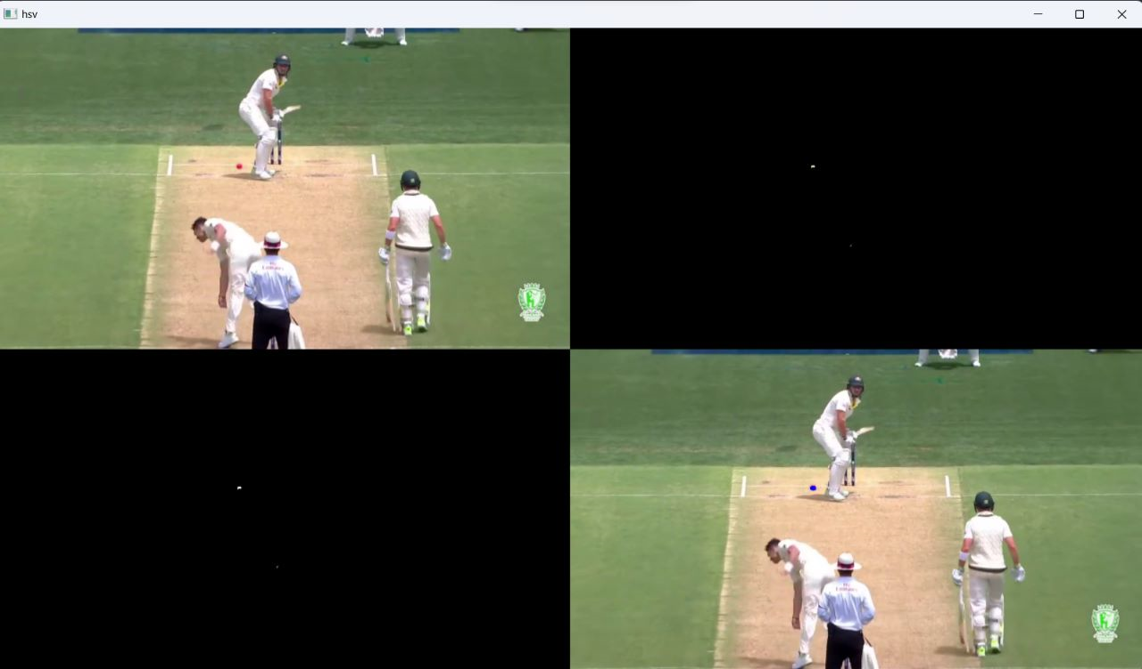
#> input picture Images/ball_detect.png, 1142 x 669 px
$ python -i batsman.py   (imports and definitions only)
#> lines starting #> are read from the running program, lines starting #| are printed output that depends on the picture; after the words box and inside, x2 and y2 are one past the last pixel; in counts of white or black regions, pixels touching at a corner belong together
#> further down, picture is the input picture: shape (669, 1142, 3); mean B, G, R 63.7, 81.1, 77.3
import cv2
import cvzone
from cvzone.ColorModule import ColorFinder
import numpy as np
from ballDetect import ballDetect


def batsmanDetect(img):
    imgGray = cv2.cvtColor(img, cv2.COLOR_BGR2RGB)
    imgBlur= cv2.GaussianBlur(imgGray, (5, 5), 1)
    imgThreshold = cv2.Canny(imgBlur, 112, 0)
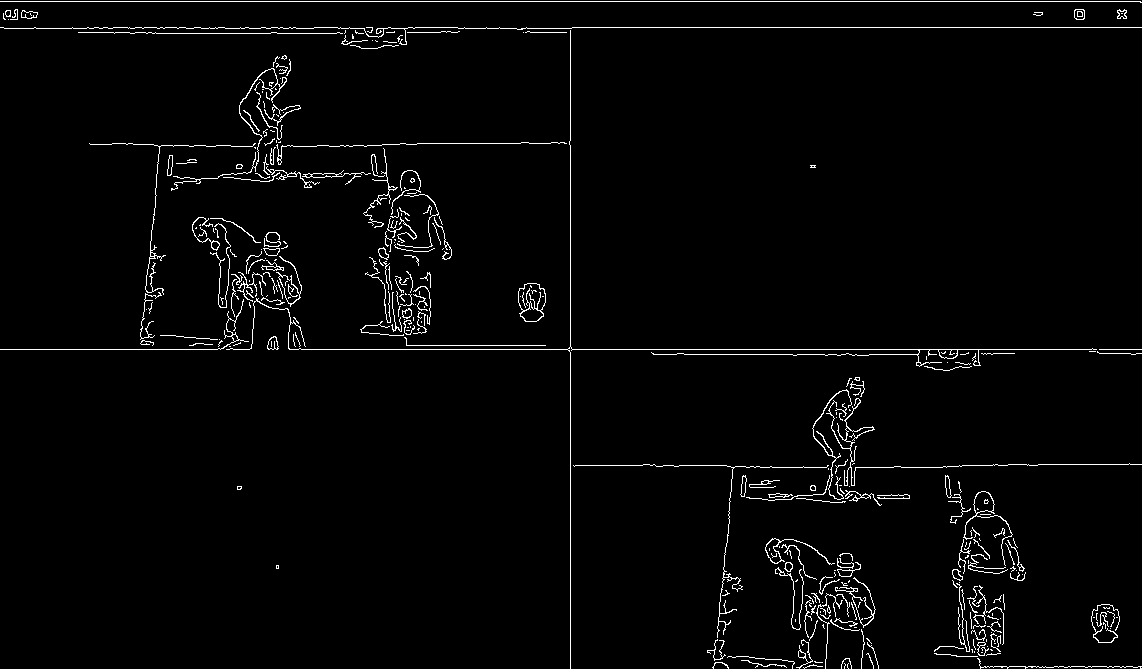
#> imgThreshold: shape (669, 1142); 2.4% white in thin lines or dots
    kernel = np.ones((5, 5))
    imgDial = cv2.dilate(imgThreshold, kernel, iterations = 2)
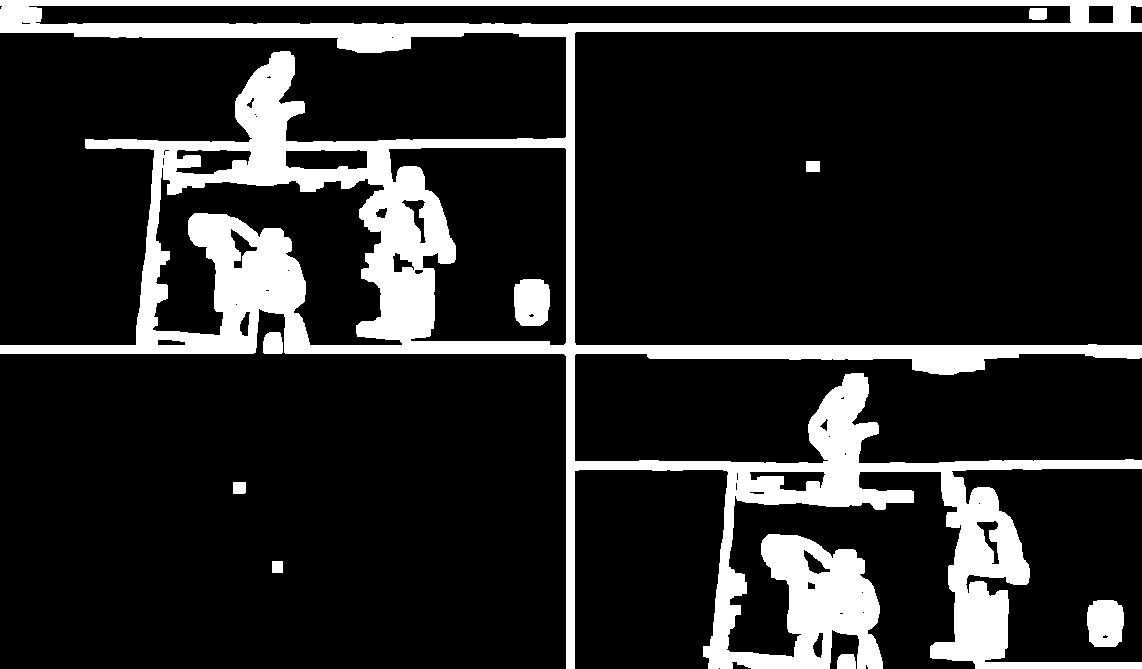
#> imgDial: shape (669, 1142); 16% white; 9 white regions, largest, box (x1, y1, x2, y2) and area: (0, 0, 1142, 669) 117748, (1087, 600, 1124, 647) 1523, (514, 279, 550, 326) 1506
    imgThreshold = cv2.erode(imgDial, kernel, iterations = 2)
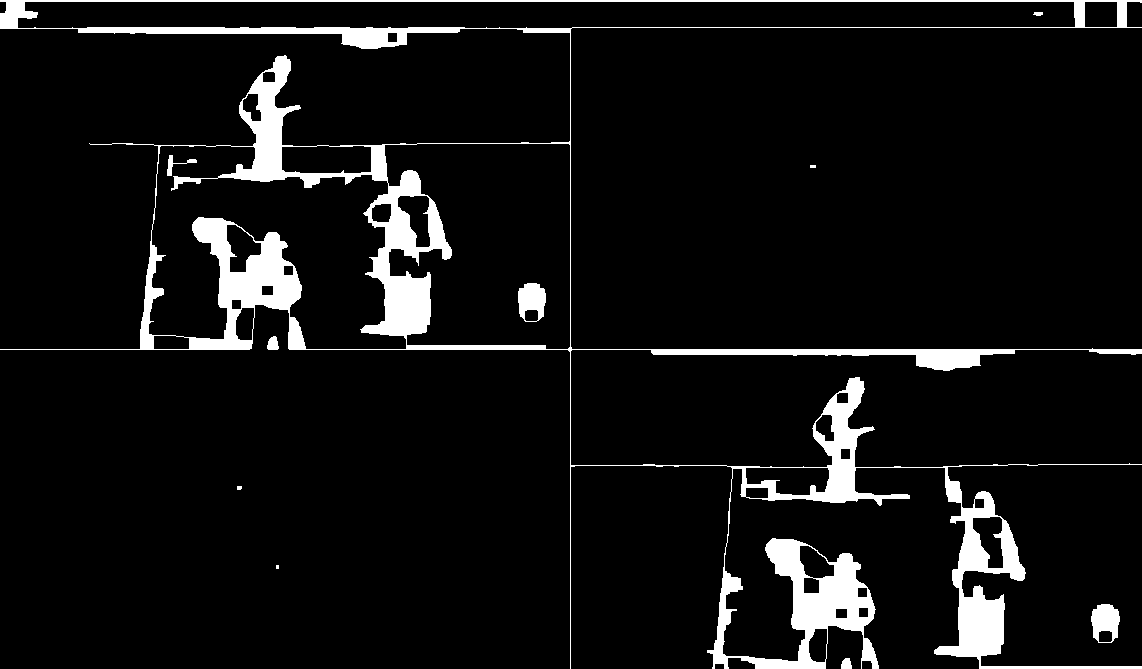
#> imgThreshold: shape (669, 1142); 7.1% white; 10 white regions (3 under 20 px), largest, box (x1, y1, x2, y2) and area: (0, 0, 1142, 669) 52222, (1091, 604, 1120, 643) 787, (518, 283, 546, 322) 778

    # lower = np.array([threshold1, threshold2, threshold3])
    # upper = np.array([threshold4, threshold5, threshold6 ])

    lower = np.array([112, 0, 181])
    upper = np.array([255, 255, 255])


    mask = cv2.inRange(imgGray, lower, upper)
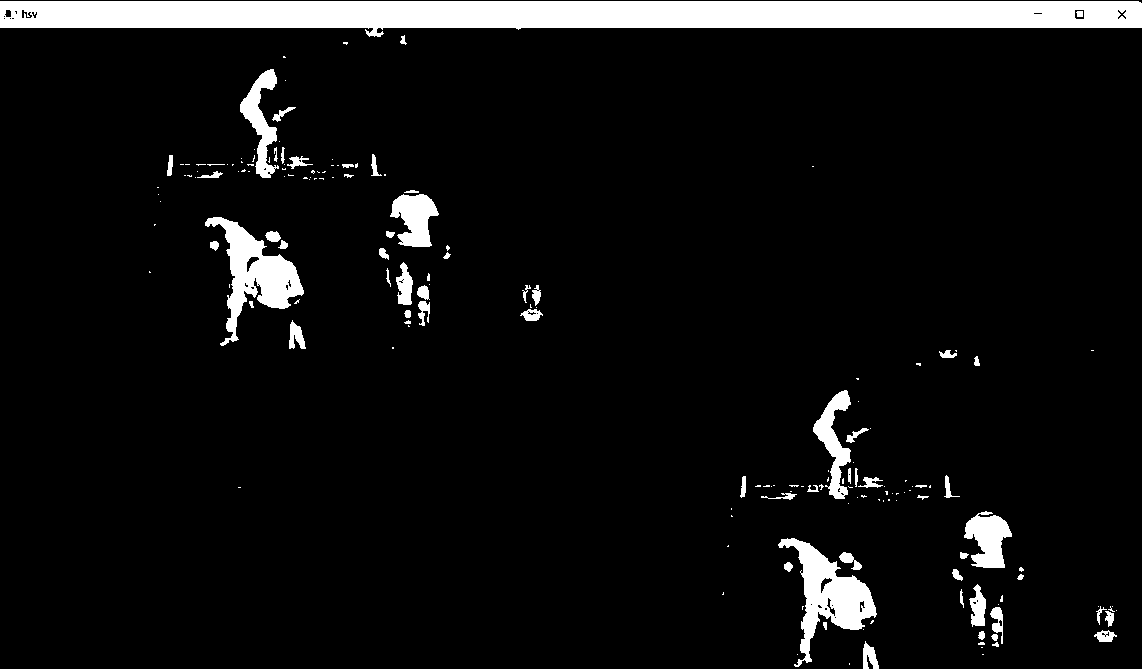
#> mask: shape (669, 1142); 6.8% white; 175 white regions (110 under 20 px)
    contours, hierarchy = cv2.findContours(mask, cv2.RETR_EXTERNAL, cv2.CHAIN_APPROX_SIMPLE)
#> contours = 174 contours, 122 with area under 20; largest, box (x1, y1, x2, y2) and area: (0, 1, 1142, 37) 29744, (778, 538, 877, 667) 4330, (205, 217, 304, 346) 4280, (964, 511, 1012, 568) 1586, (390, 194, 439, 247) 1564
    return contours


# [85 lines of commented-out code are left out]


>>> import cv2
>>> picture = cv2.imread('../Images/ball_detect.png')
>>> result = batsmanDetect(picture)
#> result has the same summary as contours in batsmanDetect

$ run again, on Images/pitch_detect.png
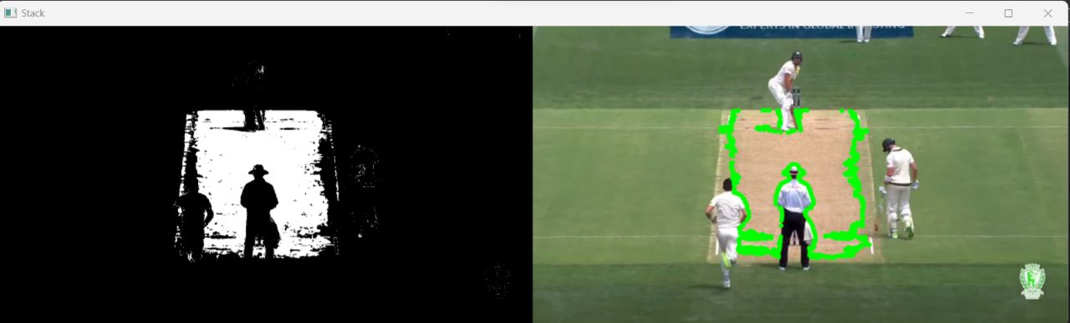
#> input picture Images/pitch_detect.png, 1070 x 323 px
#> picture is the input picture: shape (323, 1070, 3); mean B, G, R 70.5, 90.7, 80.2
#> in batsmanDetect, `imgThreshold = cv2.Canny(imgBlur, 112, 0)`:
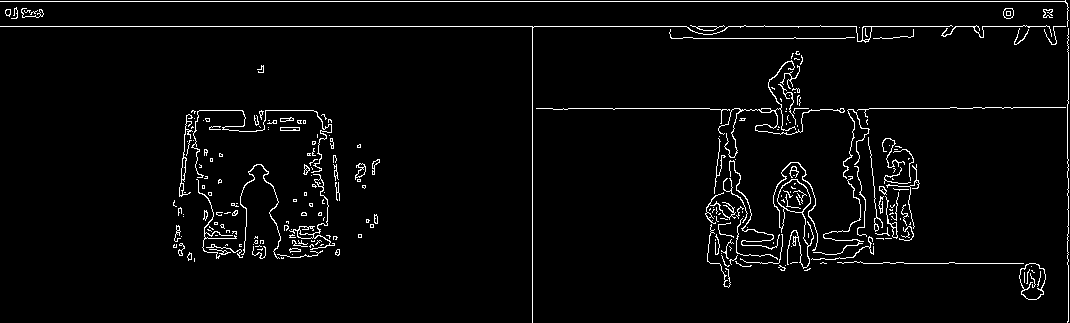
#> imgThreshold: shape (323, 1070); 3.3% white in thin lines or dots
#> imgDial: shape (323, 1070); 22.6% white; 6 white regions, box (x1, y1, x2, y2) and area: (0, 0, 1070, 323) 58424, (169, 106, 344, 266) 18084, (351, 155, 384, 193) 843, (354, 210, 382, 242) 506, (253, 61, 268, 77) 221, (353, 140, 365, 152) 142
#> in batsmanDetect, `mask = cv2.inRange(imgGray, lower, upper)`:
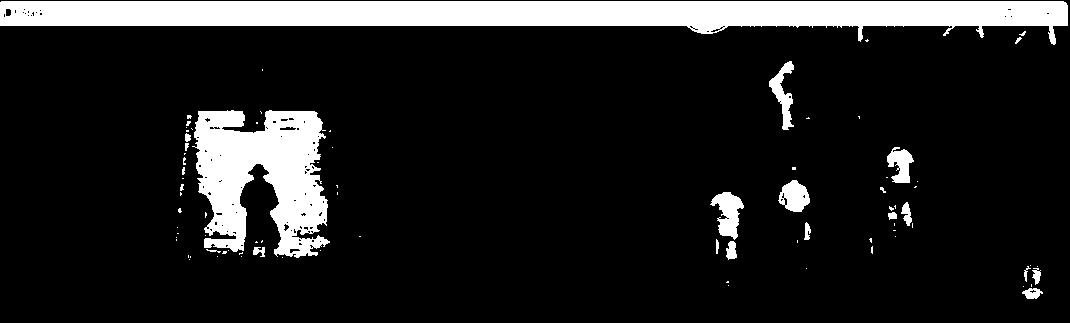
#> mask: shape (323, 1070); 12.9% white; 83 white regions (62 under 20 px)
#> contours = 83 contours, 68 with area under 20; largest, box (x1, y1, x2, y2) and area: (0, 1, 1068, 45) 26052, (192, 110, 330, 258) 13092, (710, 192, 744, 240) 808, (778, 180, 810, 212) 663, (769, 61, 794, 130) 620
#> result has the same summary as contours in batsmanDetect
